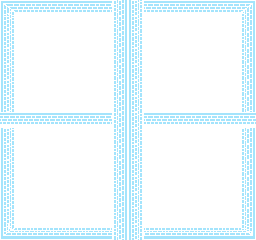

Below is a game level as drawn by its tile map, then a one-line description and the .tmx that defines it (tile-layer data replaced by summaries):
An orthogonal 16x15 tile map with 16x16 px tiles, 1 tile layer (main), 18 tilesets.

<map version="1.0" orientation="orthogonal" width="16" height="15" tilewidth="16" tileheight="16">
 <tileset firstgid="1" name="grass" tilewidth="16" tileheight="16">
  <image source="../../Environment/grass.png" width="64" height="64" />
 </tileset>
 <tileset firstgid="17" name="female" tilewidth="16" tileheight="16">
  <image source="../../CharacterDesign/female.png" width="64" height="64" />
 </tileset>
 <tileset firstgid="33" name="male" tilewidth="16" tileheight="16">
  <image source="../../CharacterDesign/male.png" width="64" height="64" />
 </tileset>
 <tileset firstgid="49" name="cow_cube" tilewidth="16" tileheight="16">
  <image source="../../Enemy/Monsters/cow_cube.png" width="16" height="16" />
 </tileset>
 <tileset firstgid="50" name="trees" tilewidth="16" tileheight="16">
  <image source="../../Environment/trees.png" width="64" height="32" />
 </tileset>
 <tileset firstgid="58" name="mountain" tilewidth="16" tileheight="16">
  <image source="../../Environment/mountain.png" width="64" height="64" />
 </tileset>
 <tileset firstgid="74" name="beach" tilewidth="16" tileheight="16">
  <image source="../../Environment/beach.png" width="256" height="128" />
 </tileset>
 <tileset firstgid="202" name="snow" tilewidth="16" tileheight="16">
  <image source="../../Environment/snow.png" width="128" height="64" />
 </tileset>
 <tileset firstgid="234" name="river" tilewidth="16" tileheight="16">
  <image source="../../Environment/river.png" width="128" height="128" />
 </tileset>
 <tileset firstgid="298" name="ocean" tilewidth="16" tileheight="16">
  <image source="../../Environment/ocean.png" width="64" height="64" />
 </tileset>
 <tileset firstgid="314" name="hill" tilewidth="16" tileheight="16">
  <image source="../../Environment/hill.png" width="64" height="128" />
 </tileset>
 <tileset firstgid="346" name="desert" tilewidth="16" tileheight="16">
  <image source="../../Environment/desert.png" width="64" height="64" />
 </tileset>
 <tileset firstgid="362" name="beach" tilewidth="16" tileheight="16">
  <image source="../../Environment/beach.png" width="256" height="128" />
 </tileset>
 <tileset firstgid="490" name="castle" tilewidth="16" tileheight="16">
  <image source="../../Castle/castle.png" width="256" height="256" />
 </tileset>
 <tileset firstgid="746" name="walls" tilewidth="16" tileheight="16">
  <image source="../../Town/walls.png" width="128" height="128" />
 </tileset>
 <tileset firstgid="810" name="inside_castle" tilewidth="16" tileheight="16">
  <image source="../../Castle/inside_castle.png" width="128" height="64" />
 </tileset>
 <tileset firstgid="842" name="throne_room" tilewidth="16" tileheight="16">
  <image source="../../Castle/throne_room.png" width="256" height="256" />
 </tileset>
 <tileset firstgid="1098" name="prince_birdcage" tilewidth="16" tileheight="16">
  <image source="../../Castle/prince_birdcage.png" width="64" height="64" />
 </tileset>
 <layer name="main" width="16" height="15">
  <data>[240 cells, 240 non-empty, 9 distinct tile ids]</data>
 </layer>
</map>